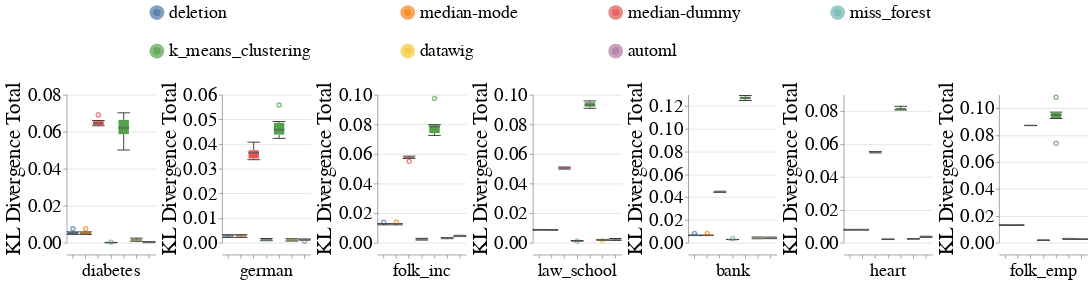

The code cell stored with this chart in its notebook:
### Code cell
create_box_plots_for_diff_imputers_and_datasets_for_mixed_exp(train_injection_scenario='mixed_exp',
                                                              test_injection_scenario='MCAR1 & MAR1 & MNAR1',
                                                              metric_name='kl_divergence_total',
                                                              dataset_to_column_name=DATASET_TO_COLUMN_NAME,
                                                              db_client=db_client,
                                                              without_dummy=False)

### Figure 1 — Vega-Lite specification as saved in the notebook (floating-point values rounded to 4 significant figures; data arrays with more than 128 entries replaced by an {"elided": "..."} marker saying what was removed)
{"config": {"view": {"continuousWidth": 400, "continuousHeight": 300, "stroke": null}, "axis": {"labelFontSize": 26, "labelFontWeight": "normal", "titleFontSize": 28, "titleFontWeight": "normal"}, "facet": {"spacing": 5}, "header": {"labelFontSize": 24, "labelOrient": "bottom", "labelPadding": 5, "titleFontSize": 28}, "legend": {"columns": 4, "direction": "horizontal", "labelFontSize": 24, "labelLimit": 400, "orient": "top", "symbolOffset": 110, "symbolStrokeWidth": 10, "titleAnchor": "middle", "titleFontSize": 26, "titleLimit": 300}, "title": {"fontSize": 28}}, "data": {"name": "data-ee5afefaca16917297ef8fb7e251cfbf"}, "mark": {"type": "boxplot", "median": {"stroke": "black", "strokeWidth": 0.7}, "ticks": true}, "encoding": {"color": {"field": "Null_Imputer_Name", "sort": ["deletion", "median-mode", "median-dummy", "miss_forest", "k_means_clustering", "datawig", "automl"], "title": null, "type": "nominal"}, "column": {"field": "Extended_Dataset_Name", "sort": {"field": "Dataset_Sequence_Number", "order": "ascending"}, "title": null, "type": "nominal"}, "x": {"axis": {"labels": false}, "field": "Null_Imputer_Name", "sort": ["deletion", "median-mode", "median-dummy", "miss_forest", "k_means_clustering", "datawig", "automl"], "title": null, "type": "nominal"}, "y": {"field": "Kl_Divergence_Total", "scale": {"zero": false}, "title": "KL Divergence Total", "type": "quantitative"}}, "height": 200, "resolve": {"scale": {"y": "independent"}}, "width": 120, "$schema": "https://vega.github.io/schema/vega-lite/v4.17.0.json", "datasets": {"data-ee5afefaca16917297ef8fb7e251cfbf": {"elided": "293 records"}}}
